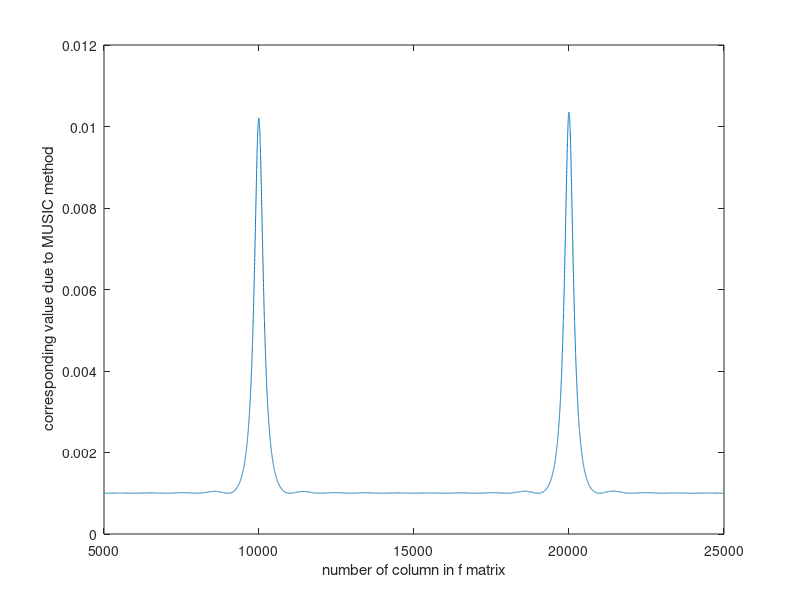

Reproduce this figure in MATLAB.
%% Question1 - defining signals and noise and observation martix
fs = 10^6; %Hz
duration = 0.001; %sec
time = linspace(0,duration,fs*duration);
fc = 150 * 10^6; %Hz
c = 3*10^8; %m/c -> speed of light
k = 2*pi*fc/c;

M=10; 
d=(0:M-1)';


f1 = 20000;
s1 = @(t) exp(1i*2*pi*f1*t);

f2 = 10000;
s2 = @(t) exp(1i*2*pi*f2*t);

a1=exp(-1j*k*d*sind(10));
a2=exp(-1j*k*d*sind(20));

noise=randn(M,1000);

observation = a1*s1(time) + a2*s2(time) + noise;
%% Question2 - applying Beamforming to find the angles of the sources
[U,S,V] = svd(observation); 
% first three columns of U are in the mixture function space and first three rows of V are in the source space

a_H = @(o1) exp(-1j*k*d*sind(o1));             

theta= 0.1:0.01:90;

L = length(theta);

new_U = [U(:,1), U(:,2)]; %we have  two sources!

Save_theta = zeros(1,L);

for i= 1: L
        O = a_H(theta(i))'*new_U; 
        Save_theta(i) = norm(O);
end
findpeaks(Save_theta)
xlabel("number of column in theta matrix")
ylabel(" corresponding norm")
%% Question3 - applying MUSIC to find the angles of the sources
new_U=U(:,3:end);

Save_theta = zeros(1,L);

for i= 1: L     
        O = a_H(theta(i))'*new_U; 
        Save_theta(i) =1/norm(O)^2;
end

plot(theta,Save_theta)
xlabel("number of column in theta matrix")
ylabel(" corresponding value due to MUSIC method")
%% Question4 - applying Beamforming to find the frequencies of the sources
S_T = @(f,t) exp(1i*2*pi*f*t);

f = 5000:1:25000;

L = length(f);

new_V=V(:,1:2); 

Save_f = zeros(1,L);

for i= 1: L
        O = S_T(f(i),time)*new_V;
        Save_f(i) = norm(O);
end

findpeaks(Save_f)
xlabel("number of column in f matrix")
ylabel(" corresponding norm")
%% Question5 - applying MUSIC to find the frequencies of the sources
new_V= V(:,3:end);

Save_f = zeros(1,L);
for i= 1: L
        O = S_T(f(i),time)*new_V;
        Save_f(i) =1/norm(O)^2;
end

plot(f,Save_f)
xlabel("number of column in f matrix")
ylabel(" corresponding value due to MUSIC method")